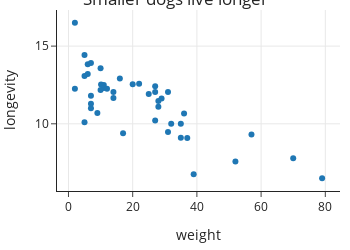

Write notebook code for a chart like this one.
### Markdown cell above
We often need to change a figure's layout.
For instance, we might want to adjust the figure margins or change the axis range.
To do this, we can use the `Figure.update_layout()` method.
Let's look at an example of a scatter plot where the title is cut off because
the plot doesn't have large enough margins.

### Code cell
fig = px.scatter(dogs, x='weight', y='longevity',
                 title='Smaller dogs live longer',
                 width=350, height=250)
fig

### Figure 1 — Plotly figure (JSON) as saved in the notebook; plotly's stock layout.template omitted (floating-point values rounded to 4 significant figures)
{"data": [{"hovertemplate": "weight=%{x}<br>longevity=%{y}<extra></extra>", "legendgroup": "", "marker": {"color": "#1F77B4", "symbol": "circle"}, "mode": "markers", "name": "", "orientation": "v", "showlegend": false, "type": "scatter", "x": [16, 6, 14, 11, 10.15, 22, 7, 7, 2, 20, 28, 27, 5, 31, 2, 6, 29, 27, 31, 11, 28, 7, 5, 5, 7, 10, 14, 12, 32, 10, 35, 9, 17, 25, 57, 35, 37, 27, 36, 39, 52, 79, 70], "xaxis": "x", "y": [12.92, 13.84, 11.66, 12.5, 12.53, 12.58, 13.92, 11.81, 16.5, 12.54, 11.46, 12.42, 14.42, 12.04, 12.25, 13.2, 11.63, 12.04, 9.48, 12.31, 11.1, 11, 13.07, 10.1, 11.29, 13.58, 12.05, 12.25, 10, 12.17, 10, 10.69, 9.4, 11.92, 9.32, 9.1, 9.08, 10.21, 10.67, 6.75, 7.57, 6.5, 7.78], "yaxis": "y"}], "layout": {"height": 250, "legend": {"tracegroupgap": 0}, "title": {"text": "Smaller dogs live longer"}, "width": 350, "xaxis": {"anchor": "y", "autorange": true, "domain": [0, 1], "range": [-3.576, 84.58], "title": {"text": "weight"}, "type": "linear"}, "yaxis": {"anchor": "x", "autorange": true, "domain": [0, 1], "range": [5.676, 17.32], "title": {"text": "longevity"}, "type": "linear"}}}
